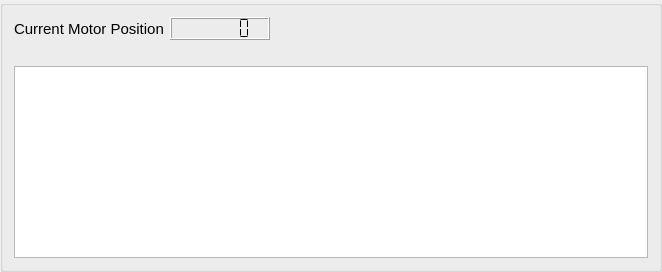
       <widget class="QGroupBox" name="groupBox_7">
        <property name="title">
         <string/>
        </property>
        <layout class="QGridLayout" name="gridLayout_9">
         <item row="0" column="0">
          <layout class="QVBoxLayout" name="verticalLayout_6">
           <item>
            <layout class="QHBoxLayout" name="horizontalLayout_16">
             <item>
              <widget class="QLabel" name="label_9">
               <property name="font">
                <font>
                 <pointsize>11</pointsize>
                </font>
               </property>
               <property name="text">
                <string>Current Motor Position</string>
               </property>
              </widget>
             </item>
             <item>
              <widget class="QLCDNumber" name="lcdNumberCurrentPos">
               <property name="minimumSize">
                <size>
                 <width>100</width>
                 <height>0</height>
                </size>
               </property>
               <property name="toolTip">
                <string>Current position of the motor</string>
               </property>
               <property name="digitCount">
                <number>6</number>
               </property>
               <property name="segmentStyle">
                <enum>QLCDNumber::Flat</enum>
               </property>
              </widget>
             </item>
             <item>
              <spacer name="horizontalSpacer_6">
               <property name="orientation">
                <enum>Qt::Horizontal</enum>
               </property>
               <property name="sizeHint" stdset="0">
                <size>
                 <width>378</width>
                 <height>17</height>
                </size>
               </property>
              </spacer>
             </item>
            </layout>
           </item>
           <item>
            <spacer name="horizontalSpacer_4">
             <property name="orientation">
              <enum>Qt::Horizontal</enum>
             </property>
             <property name="sizeHint" stdset="0">
              <size>
               <width>40</width>
               <height>20</height>
              </size>
             </property>
            </spacer>
           </item>
           <item>
            <widget class="QPlainTextEdit" name="plainTextEditMotorConnexion"/>
           </item>
          </layout>
         </item>
        </layout>
       </widget>
